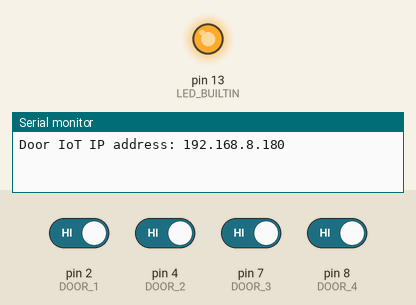
A sketch run on a simulated Arduino Leonardo, built for the host (arithmetic inside an expression is 32-bit, double 64-bit). Shown: output pins drawn as LEDs (lit = HIGH), the last lines printed to the serial monitor. Inputs (shaded band) come from the test bench; at power-on: pin 2 (DOOR_1), pin 4 (DOOR_2), pin 7 (DOOR_3), pin 8 (DOOR_4) HIGH. WiFi joins after 1.5 s; servers stay silent unless stated; uploads are accepted with an empty reply.

Above: at 2.2 s.
At 4.7 s:
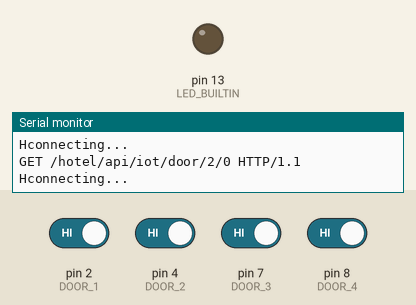
Timing chart, 0 to 6.2 s (numbered marks = the images above):
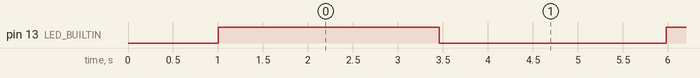

The sketch:

rooms.ino
```cpp
#include <SPI.h>
#include <Ethernet2.h>
#include <stdio.h>
#include <string.h>

const int DOOR_1 = 2;
const int DOOR_2 = 4;
const int DOOR_3 = 7;
const int DOOR_4 = 8;

volatile int STTS_1 = -1;
volatile int STTS_2 = -1;
volatile int STTS_3 = -1;
volatile int STTS_4 = -1;

// assign a MAC address for the ethernet controller.
// fill in your address here:
byte mac[] = {
  0xBA, 0xAD, 0xDE, 0xEF, 0xFE, 0xED
};

// fill in an available IP address on your network here,
// for manual configuration:
IPAddress ip(192, 168, 8, 180);

// fill in your Domain Name Server address here:
IPAddress myDns(1, 1, 1, 1);

// initialize the library instance:
EthernetClient client;

IPAddress server(192,168,8,100);

void setup() {
 Serial.begin(9600);
  while (!Serial) {
    ; // wait for serial port to connect. Needed for Leonardo only
  }

  // give the enthernet module time to boot up
  delay(1000);

  // Start the Ethernet connection using a fixed IP address and DNS server
  Ethernet.begin(mac, ip);

  // Print
  Serial.print("Door IoT IP address: ");
  Serial.println(Ethernet.localIP());

 pinMode(LED_BUILTIN, OUTPUT);
 pinMode(DOOR_1, INPUT_PULLUP);
 pinMode(DOOR_2, INPUT_PULLUP);
 pinMode(DOOR_3, INPUT_PULLUP);
 pinMode(DOOR_4, INPUT_PULLUP);

 digitalWrite(DOOR_1, HIGH);
 digitalWrite(DOOR_2, HIGH);
 digitalWrite(DOOR_3, HIGH);
 digitalWrite(DOOR_4, HIGH);
 digitalWrite(LED_BUILTIN, HIGH);
}

void loop() {

  digitalWrite(LED_BUILTIN, HIGH);
  delay(1000);
  getDoor1Stts();
  //digitalWrite(LED_BUILTIN, LOW);
  delay(1000);
  getDoor2Stts();
  digitalWrite(LED_BUILTIN, LOW);
  delay(1000);
  getDoor3Stts();
  //digitalWrite(LED_BUILTIN, LOW);
  delay(1000);
  getDoor4Stts();

}

void getDoor1Stts(){
  int curr = -1;

  if (digitalRead(DOOR_1) == LOW){
    //Serial.print("opened ");
    curr = 1;
  } else {
    curr = 0;
    //Serial.print("closed ");
  }

  if (STTS_1 != curr){
    STTS_1 = curr;
    postRecord(1, curr);
  }
}

void getDoor2Stts(){
  int curr = -1;

  if (digitalRead(DOOR_2) == LOW){
    //Serial.print("opened 2 ");
    curr = 1;
  } else {
    curr = 0;
    //Serial.print("closed 2 ");
  }

  if (STTS_2 != curr){
    STTS_2 = curr;
    postRecord(2, curr);
  }
}

void getDoor3Stts(){
  int curr = -1;

  if (digitalRead(DOOR_3) == LOW){
    //Serial.print("opened 3 ");
    curr = 1;
  } else {
    curr = 0;
    //Serial.print("closed 3 ");
  }

  if (STTS_3 != curr){
    STTS_3 = curr;
    postRecord(3, curr);
  }
}

void getDoor4Stts(){
  int curr = -1;

  if (digitalRead(DOOR_4) == LOW){
    //Serial.print("opened 4 ");
    curr = 1;
  } else {
    curr = 0;
    //Serial.print("closed 4 ");
  }

  if (STTS_4 != curr){
    STTS_4 = curr;
    postRecord(4, curr);
  }
}

void postRecord(unsigned int id, int stts){
  // if there's incoming data from the net connection.
  // send it out the serial port.  This is for debugging
  // purposes only:
  if (client.available()) {
    char c = client.read();
    Serial.write(c);
  }

  String url = "GET /hotel/api/iot/door/";
  url += id;
  url += "/";
  url += stts;
  url += " HTTP/1.1";
  httpRequest(url);
}

// This method makes a HTTP connection to the server.
void httpRequest(String url){
  // Close any connection before send a new request.
  // This will free the socket on the WiFi shield
  client.stop();

  // if there's a successful connection:
  if (client.connect(server, 8080)) {
    Serial.println("connecting...");
    Serial.println(url);

    client.println(url);
    client.println("Host: 192.168.1.101");
    client.println("User-Agent: arduino-ethernet");
    // client.println("Content-Type: application/json");
    client.println("Connection: close");
    client.println();
  }
  else {
    // if you couldn't make a connection:
    Serial.println("Connection failed");
  }
}
```

Measured:
- by itself, pin 13 (LED_BUILTIN): repeats every 4.0 s: HIGH 2.0 s, LOW 2.0 s
- by itself, everything shown: repeats every 16.0 s, in 8 steps
